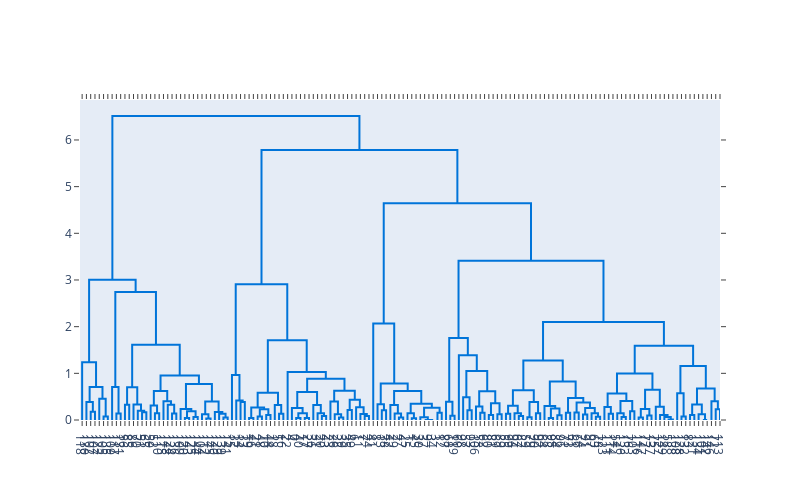

Source (notebook cell):
### Code cell
# Create the dendrogram
fig = ff.create_dendrogram(df_iris_pca, color_threshold=0)
fig.update_layout(width=800, height=500)
fig.show()

### Figure 1 — Plotly figure (JSON) as saved in the notebook; plotly's stock layout.template omitted (floating-point values rounded to 4 significant figures; data arrays with more than 128 entries replaced by an {"elided": "..."} marker saying what was removed)
{"data": [{"hoverinfo": "text", "marker": {"color": "rgb(0,116,217)"}, "mode": "lines", "type": "scatter", "x": [25, 25, 35, 35], "xaxis": "x", "y": [0, 0.1742, 0.1742, 0], "yaxis": "y"}, {"hoverinfo": "text", "marker": {"color": "rgb(0,116,217)"}, "mode": "lines", "type": "scatter", "x": [15, 15, 30, 30], "xaxis": "x", "y": [0, 0.3837, 0.3837, 0.1742], "yaxis": "y"}, {"hoverinfo": "text", "marker": {"color": "rgb(0,116,217)"}, "mode": "lines", "type": "scatter", "x": [55, 55, 65, 65], "xaxis": "x", "y": [0, 0.07319, 0.07319, 0], "yaxis": "y"}, {"hoverinfo": "text", "marker": {"color": "rgb(0,116,217)"}, "mode": "lines", "type": "scatter", "x": [45, 45, 60, 60], "xaxis": "x", "y": [0, 0.4574, 0.4574, 0.07319], "yaxis": "y"}, {"hoverinfo": "text", "marker": {"color": "rgb(0,116,217)"}, "mode": "lines", "type": "scatter", "x": [22.5, 22.5, 52.5, 52.5], "xaxis": "x", "y": [0.3837, 0.7092, 0.7092, 0.4574], "yaxis": "y"}, {"hoverinfo": "text", "marker": {"color": "rgb(0,116,217)"}, "mode": "lines", "type": "scatter", "x": [5, 5, 37.5, 37.5], "xaxis": "x", "y": [0, 1.235, 1.235, 0.7092], "yaxis": "y"}, {"hoverinfo": "text", "marker": {"color": "rgb(0,116,217)"}, "mode": "lines", "type": "scatter", "x": [85, 85, 95, 95], "xaxis": "x", "y": [0, 0.1398, 0.1398, 0], "yaxis": "y"}, {"hoverinfo": "text", "marker": {"color": "rgb(0,116,217)"}, "mode": "lines", "type": "scatter", "x": [75, 75, 90, 90], "xaxis": "x", "y": [0, 0.7064, 0.7064, 0.1398], "yaxis": "y"}, {"hoverinfo": "text", "marker": {"color": "rgb(0,116,217)"}, "mode": "lines", "type": "scatter", "x": [105, 105, 115, 115], "xaxis": "x", "y": [0, 0.326, 0.326, 0], "yaxis": "y"}, {"hoverinfo": "text", "marker": {"color": "rgb(0,116,217)"}, "mode": "lines", "type": "scatter", "x": [145, 145, 155, 155], "xaxis": "x", "y": [0, 0.1686, 0.1686, 0], "yaxis": "y"}, {"hoverinfo": "text", "marker": {"color": "rgb(0,116,217)"}, "mode": "lines", "type": "scatter", "x": [135, 135, 150, 150], "xaxis": "x", "y": [0, 0.1963, 0.1963, 0.1686], "yaxis": "y"}, {"hoverinfo": "text", "marker": {"color": "rgb(0,116,217)"}, "mode": "lines", "type": "scatter", "x": [125, 125, 142.5, 142.5], "xaxis": "x", "y": [0, 0.3334, 0.3334, 0.1963], "yaxis": "y"}, {"hoverinfo": "text", "marker": {"color": "rgb(0,116,217)"}, "mode": "lines", "type": "scatter", "x": [110, 110, 133.8, 133.8], "xaxis": "x", "y": [0.326, 0.7017, 0.7017, 0.3334], "yaxis": "y"}, {"hoverinfo": "text", "marker": {"color": "rgb(0,116,217)"}, "mode": "lines", "type": "scatter", "x": [175, 175, 185, 185], "xaxis": "x", "y": [0, 0.1469, 0.1469, 0], "yaxis": "y"}, {"hoverinfo": "text", "marker": {"color": "rgb(0,116,217)"}, "mode": "lines", "type": "scatter", "x": [165, 165, 180, 180], "xaxis": "x", "y": [0, 0.3118, 0.3118, 0.1469], "yaxis": "y"}, {"hoverinfo": "text", "marker": {"color": "rgb(0,116,217)"}, "mode": "lines", "type": "scatter", "x": [215, 215, 225, 225], "xaxis": "x", "y": [0, 0.1371, 0.1371, 0], "yaxis": "y"}, {"hoverinfo": "text", "marker": {"color": "rgb(0,116,217)"}, "mode": "lines", "type": "scatter", "x": [205, 205, 220, 220], "xaxis": "x", "y": [0, 0.3279, 0.3279, 0.1371], "yaxis": "y"}, {"hoverinfo": "text", "marker": {"color": "rgb(0,116,217)"}, "mode": "lines", "type": "scatter", "x": [195, 195, 212.5, 212.5], "xaxis": "x", "y": [0, 0.4019, 0.4019, 0.3279], "yaxis": "y"}, {"hoverinfo": "text", "marker": {"color": "rgb(0,116,217)"}, "mode": "lines", "type": "scatter", "x": [172.5, 172.5, 203.8, 203.8], "xaxis": "x", "y": [0.3118, 0.619, 0.619, 0.4019], "yaxis": "y"}, {"hoverinfo": "text", "marker": {"color": "rgb(0,116,217)"}, "mode": "lines", "type": "scatter", "x": [245, 245, 255, 255], "xaxis": "x", "y": [0, 0.04281, 0.04281, 0], "yaxis": "y"}, {"hoverinfo": "text", "marker": {"color": "rgb(0,116,217)"}, "mode": "lines", "type": "scatter", "x": [265, 265, 275, 275], "xaxis": "x", "y": [0, 0.06307, 0.06307, 0], "yaxis": "y"}, {"hoverinfo": "text", "marker": {"color": "rgb(0,116,217)"}, "mode": "lines", "type": "scatter", "x": [250, 250, 270, 270], "xaxis": "x", "y": [0.04281, 0.1885, 0.1885, 0.06307], "yaxis": "y"}, {"hoverinfo": "text", "marker": {"color": "rgb(0,116,217)"}, "mode": "lines", "type": "scatter", "x": [235, 235, 260, 260], "xaxis": "x", "y": [0, 0.2345, 0.2345, 0.1885], "yaxis": "y"}, {"hoverinfo": "text", "marker": {"color": "rgb(0,116,217)"}, "mode": "lines", "type": "scatter", "x": [295, 295, 305, 305], "xaxis": "x", "y": [0, 0.03437, 0.03437, 0], "yaxis": "y"}, {"hoverinfo": "text", "marker": {"color": "rgb(0,116,217)"}, "mode": "lines", "type": "scatter", "x": [285, 285, 300, 300], "xaxis": "x", "y": [0, 0.1242, 0.1242, 0.03437], "yaxis": "y"}, {"hoverinfo": "text", "marker": {"color": "rgb(0,116,217)"}, "mode": "lines", "type": "scatter", "x": [335, 335, 345, 345], "xaxis": "x", "y": [0, 0.0514, 0.0514, 0], "yaxis": "y"}, {"hoverinfo": "text", "marker": {"color": "rgb(0,116,217)"}, "mode": "lines", "type": "scatter", "x": [325, 325, 340, 340], "xaxis": "x", "y": [0, 0.1362, 0.1362, 0.0514], "yaxis": "y"}, {"hoverinfo": "text", "marker": {"color": "rgb(0,116,217)"}, "mode": "lines", "type": "scatter", "x": [315, 315, 332.5, 332.5], "xaxis": "x", "y": [0, 0.174, 0.174, 0.1362], "yaxis": "y"}, {"hoverinfo": "text", "marker": {"color": "rgb(0,116,217)"}, "mode": "lines", "type": "scatter", "x": [292.5, 292.5, 323.8, 323.8], "xaxis": "x", "y": [0.1242, 0.3964, 0.3964, 0.174], "yaxis": "y"}, {"hoverinfo": "text", "marker": {"color": "rgb(0,116,217)"}, "mode": "lines", "type": "scatter", "x": [247.5, 247.5, 308.1, 308.1], "xaxis": "x", "y": [0.2345, 0.7691, 0.7691, 0.3964], "yaxis": "y"}, {"hoverinfo": "text", "marker": {"color": "rgb(0,116,217)"}, "mode": "lines", "type": "scatter", "x": [188.1, 188.1, 277.8, 277.8], "xaxis": "x", "y": [0.619, 0.9543, 0.9543, 0.7691], "yaxis": "y"}, {"hoverinfo": "text", "marker": {"color": "rgb(0,116,217)"}, "mode": "lines", "type": "scatter", "x": [121.9, 121.9, 233.0, 233.0], "xaxis": "x", "y": [0.7017, 1.612, 1.612, 0.9543], "yaxis": "y"}, {"hoverinfo": "text", "marker": {"color": "rgb(0,116,217)"}, "mode": "lines", "type": "scatter", "x": [82.5, 82.5, 177.4, 177.4], "xaxis": "x", "y": [0.7064, 2.744, 2.744, 1.612], "yaxis": "y"}, {"hoverinfo": "text", "marker": {"color": "rgb(0,116,217)"}, "mode": "lines", "type": "scatter", "x": [21.25, 21.25, 130.0, 130.0], "xaxis": "x", "y": [1.235, 3.002, 3.002, 2.744], "yaxis": "y"}, {"hoverinfo": "text", "marker": {"color": "rgb(0,116,217)"}, "mode": "lines", "type": "scatter", "x": [375, 375, 385, 385], "xaxis": "x", "y": [0, 0.3842, 0.3842, 0], "yaxis": "y"}, {"hoverinfo": "text", "marker": {"color": "rgb(0,116,217)"}, "mode": "lines", "type": "scatter", "x": [365, 365, 380, 380], "xaxis": "x", "y": [0, 0.4204, 0.4204, 0.3842], "yaxis": "y"}, {"hoverinfo": "text", "marker": {"color": "rgb(0,116,217)"}, "mode": "lines", "type": "scatter", "x": [355, 355, 372.5, 372.5], "xaxis": "x", "y": [0, 0.9625, 0.9625, 0.4204], "yaxis": "y"}, {"hoverinfo": "text", "marker": {"color": "rgb(0,116,217)"}, "mode": "lines", "type": "scatter", "x": [395, 395, 405, 405], "xaxis": "x", "y": [0, 0.04197, 0.04197, 0], "yaxis": "y"}, {"hoverinfo": "text", "marker": {"color": "rgb(0,116,217)"}, "mode": "lines", "type": "scatter", "x": [415, 415, 425, 425], "xaxis": "x", "y": [0, 0.07631, 0.07631, 0], "yaxis": "y"}, {"hoverinfo": "text", "marker": {"color": "rgb(0,116,217)"}, "mode": "lines", "type": "scatter", "x": [435, 435, 445, 445], "xaxis": "x", "y": [0, 0.1052, 0.1052, 0], "yaxis": "y"}, {"hoverinfo": "text", "marker": {"color": "rgb(0,116,217)"}, "mode": "lines", "type": "scatter", "x": [420, 420, 440, 440], "xaxis": "x", "y": [0.07631, 0.2303, 0.2303, 0.1052], "yaxis": "y"}, {"hoverinfo": "text", "marker": {"color": "rgb(0,116,217)"}, "mode": "lines", "type": "scatter", "x": [400, 400, 430, 430], "xaxis": "x", "y": [0.04197, 0.2655, 0.2655, 0.2303], "yaxis": "y"}, {"hoverinfo": "text", "marker": {"color": "rgb(0,116,217)"}, "mode": "lines", "type": "scatter", "x": [465, 465, 475, 475], "xaxis": "x", "y": [0, 0.1323, 0.1323, 0], "yaxis": "y"}, {"hoverinfo": "text", "marker": {"color": "rgb(0,116,217)"}, "mode": "lines", "type": "scatter", "x": [455, 455, 470, 470], "xaxis": "x", "y": [0, 0.3195, 0.3195, 0.1323], "yaxis": "y"}, {"hoverinfo": "text", "marker": {"color": "rgb(0,116,217)"}, "mode": "lines", "type": "scatter", "x": [415, 415, 462.5, 462.5], "xaxis": "x", "y": [0.2655, 0.5818, 0.5818, 0.3195], "yaxis": "y"}, {"hoverinfo": "text", "marker": {"color": "rgb(0,116,217)"}, "mode": "lines", "type": "scatter", "x": [505, 505, 515, 515], "xaxis": "x", "y": [0, 0.04365, 0.04365, 0], "yaxis": "y"}, {"hoverinfo": "text", "marker": {"color": "rgb(0,116,217)"}, "mode": "lines", "type": "scatter", "x": [525, 525, 535, 535], "xaxis": "x", "y": [0, 0.04365, 0.04365, 0], "yaxis": "y"}, {"hoverinfo": "text", "marker": {"color": "rgb(0,116,217)"}, "mode": "lines", "type": "scatter", "x": [510, 510, 530, 530], "xaxis": "x", "y": [0.04365, 0.1451, 0.1451, 0.04365], "yaxis": "y"}, {"hoverinfo": "text", "marker": {"color": "rgb(0,116,217)"}, "mode": "lines", "type": "scatter", "x": [495, 495, 520, 520], "xaxis": "x", "y": [0, 0.2553, 0.2553, 0.1451], "yaxis": "y"}, {"hoverinfo": "text", "marker": {"color": "rgb(0,116,217)"}, "mode": "lines", "type": "scatter", "x": [565, 565, 575, 575], "xaxis": "x", "y": [0, 0.08338, 0.08338, 0], "yaxis": "y"}, {"hoverinfo": "text", "marker": {"color": "rgb(0,116,217)"}, "mode": "lines", "type": "scatter", "x": [555, 555, 570, 570], "xaxis": "x", "y": [0, 0.1422, 0.1422, 0.08338], "yaxis": "y"}, {"hoverinfo": "text", "marker": {"color": "rgb(0,116,217)"}, "mode": "lines", "type": "scatter", "x": [545, 545, 562.5, 562.5], "xaxis": "x", "y": [0, 0.3203, 0.3203, 0.1422], "yaxis": "y"}, {"hoverinfo": "text", "marker": {"color": "rgb(0,116,217)"}, "mode": "lines", "type": "scatter", "x": [507.5, 507.5, 553.8, 553.8], "xaxis": "x", "y": [0.2553, 0.6023, 0.6023, 0.3203], "yaxis": "y"}, {"hoverinfo": "text", "marker": {"color": "rgb(0,116,217)"}, "mode": "lines", "type": "scatter", "x": [605, 605, 615, 615], "xaxis": "x", "y": [0, 0.05332, 0.05332, 0], "yaxis": "y"}, {"hoverinfo": "text", "marker": {"color": "rgb(0,116,217)"}, "mode": "lines", "type": "scatter", "x": [595, 595, 610, 610], "xaxis": "x", "y": [0, 0.1215, 0.1215, 0.05332], "yaxis": "y"}, {"hoverinfo": "text", "marker": {"color": "rgb(0,116,217)"}, "mode": "lines", "type": "scatter", "x": [585, 585, 602.5, 602.5], "xaxis": "x", "y": [0, 0.3965, 0.3965, 0.1215], "yaxis": "y"}, {"hoverinfo": "text", "marker": {"color": "rgb(0,116,217)"}, "mode": "lines", "type": "scatter", "x": [625, 625, 635, 635], "xaxis": "x", "y": [0, 0.2166, 0.2166, 0], "yaxis": "y"}, {"hoverinfo": "text", "marker": {"color": "rgb(0,116,217)"}, "mode": "lines", "type": "scatter", "x": [665, 665, 675, 675], "xaxis": "x", "y": [0, 0.08561, 0.08561, 0], "yaxis": "y"}, {"hoverinfo": "text", "marker": {"color": "rgb(0,116,217)"}, "mode": "lines", "type": "scatter", "x": [655, 655, 670, 670], "xaxis": "x", "y": [0, 0.1291, 0.1291, 0.08561], "yaxis": "y"}, {"hoverinfo": "text", "marker": {"color": "rgb(0,116,217)"}, "mode": "lines", "type": "scatter", "x": [645, 645, 662.5, 662.5], "xaxis": "x", "y": [0, 0.2736, 0.2736, 0.1291], "yaxis": "y"}, {"hoverinfo": "text", "marker": {"color": "rgb(0,116,217)"}, "mode": "lines", "type": "scatter", "x": [630, 630, 653.8, 653.8], "xaxis": "x", "y": [0.2166, 0.4325, 0.4325, 0.2736], "yaxis": "y"}, {"hoverinfo": "text", "marker": {"color": "rgb(0,116,217)"}, "mode": "lines", "type": "scatter", "x": [593.8, 593.8, 641.9, 641.9], "xaxis": "x", "y": [0.3965, 0.6261, 0.6261, 0.4325], "yaxis": "y"}, {"hoverinfo": "text", "marker": {"color": "rgb(0,116,217)"}, "mode": "lines", "type": "scatter", "x": [530.6, 530.6, 617.8, 617.8], "xaxis": "x", "y": [0.6023, 0.8851, 0.8851, 0.6261], "yaxis": "y"}, {"hoverinfo": "text", "marker": {"color": "rgb(0,116,217)"}, "mode": "lines", "type": "scatter", "x": [485, 485, 574.2, 574.2], "xaxis": "x", "y": [0, 1.028, 1.028, 0.8851], "yaxis": "y"}, {"hoverinfo": "text", "marker": {"color": "rgb(0,116,217)"}, "mode": "lines", "type": "scatter", "x": [438.8, 438.8, 529.6, 529.6], "xaxis": "x", "y": [0.5818, 1.709, 1.709, 1.028], "yaxis": "y"}, {"hoverinfo": "text", "marker": {"color": "rgb(0,116,217)"}, "mode": "lines", "type": "scatter", "x": [363.8, 363.8, 484.2, 484.2], "xaxis": "x", "y": [0.9625, 2.907, 2.907, 1.709], "yaxis": "y"}, {"hoverinfo": "text", "marker": {"color": "rgb(0,116,217)"}, "mode": "lines", "type": "scatter", "x": [705, 705, 715, 715], "xaxis": "x", "y": [0, 0.2113, 0.2113, 0], "yaxis": "y"}, {"hoverinfo": "text", "marker": {"color": "rgb(0,116,217)"}, "mode": "lines", "type": "scatter", "x": [695, 695, 710, 710], "xaxis": "x", "y": [0, 0.3366, 0.3366, 0.2113], "yaxis": "y"}, {"hoverinfo": "text", "marker": {"color": "rgb(0,116,217)"}, "mode": "lines", "type": "scatter", "x": [745, 745, 755, 755], "xaxis": "x", "y": [0, 0.05332, 0.05332, 0], "yaxis": "y"}, {"hoverinfo": "text", "marker": {"color": "rgb(0,116,217)"}, "mode": "lines", "type": "scatter", "x": [735, 735, 750, 750], "xaxis": "x", "y": [0, 0.1378, 0.1378, 0.05332], "yaxis": "y"}, {"hoverinfo": "text", "marker": {"color": "rgb(0,116,217)"}, "mode": "lines", "type": "scatter", "x": [725, 725, 742.5, 742.5], "xaxis": "x", "y": [0, 0.3207, 0.3207, 0.1378], "yaxis": "y"}, {"hoverinfo": "text", "marker": {"color": "rgb(0,116,217)"}, "mode": "lines", "type": "scatter", "x": [775, 775, 785, 785], "xaxis": "x", "y": [0, 0.03815, 0.03815, 0], "yaxis": "y"}, {"hoverinfo": "text", "marker": {"color": "rgb(0,116,217)"}, "mode": "lines", "type": "scatter", "x": [765, 765, 780, 780], "xaxis": "x", "y": [0, 0.1451, 0.1451, 0.03815], "yaxis": "y"}, {"hoverinfo": "text", "marker": {"color": "rgb(0,116,217)"}, "mode": "lines", "type": "scatter", "x": [815, 815, 825, 825], "xaxis": "x", "y": [0, 0, 0, 0], "yaxis": "y"}, {"hoverinfo": "text", "marker": {"color": "rgb(0,116,217)"}, "mode": "lines", "type": "scatter", "x": [805, 805, 820, 820], "xaxis": "x", "y": [0, 0, 0, 0], "yaxis": "y"}, {"hoverinfo": "text", "marker": {"color": "rgb(0,116,217)"}, "mode": "lines", "type": "scatter", "x": [795, 795, 812.5, 812.5], "xaxis": "x", "y": [0, 0.05651, 0.05651, 0], "yaxis": "y"}, {"hoverinfo": "text", "marker": {"color": "rgb(0,116,217)"}, "mode": "lines", "type": "scatter", "x": [835, 835, 845, 845], "xaxis": "x", "y": [0, 0.1559, 0.1559, 0], "yaxis": "y"}, {"hoverinfo": "text", "marker": {"color": "rgb(0,116,217)"}, "mode": "lines", "type": "scatter", "x": [803.8, 803.8, 840, 840], "xaxis": "x", "y": [0.05651, 0.2629, 0.2629, 0.1559], "yaxis": "y"}, {"hoverinfo": "text", "marker": {"color": "rgb(0,116,217)"}, "mode": "lines", "type": "scatter", "x": [772.5, 772.5, 821.9, 821.9], "xaxis": "x", "y": [0.1451, 0.3487, 0.3487, 0.2629], "yaxis": "y"}, {"hoverinfo": "text", "marker": {"color": "rgb(0,116,217)"}, "mode": "lines", "type": "scatter", "x": [733.8, 733.8, 797.2, 797.2], "xaxis": "x", "y": [0.3207, 0.6203, 0.6203, 0.3487], "yaxis": "y"}, {"hoverinfo": "text", "marker": {"color": "rgb(0,116,217)"}, "mode": "lines", "type": "scatter", "x": [702.5, 702.5, 765.5, 765.5], "xaxis": "x", "y": [0.3366, 0.7837, 0.7837, 0.6203], "yaxis": "y"}, {"hoverinfo": "text", "marker": {"color": "rgb(0,116,217)"}, "mode": "lines", "type": "scatter", "x": [685, 685, 734.0, 734.0], "xaxis": "x", "y": [0, 2.07, 2.07, 0.7837], "yaxis": "y"}, {"hoverinfo": "text", "marker": {"color": "rgb(0,116,217)"}, "mode": "lines", "type": "scatter", "x": [865, 865, 875, 875], "xaxis": "x", "y": [0, 0.09268, 0.09268, 0], "yaxis": "y"}, {"hoverinfo": "text", "marker": {"color": "rgb(0,116,217)"}, "mode": "lines", "type": "scatter", "x": [855, 855, 870, 870], "xaxis": "x", "y": [0, 0.3915, 0.3915, 0.09268], "yaxis": "y"}, {"hoverinfo": "text", "marker": {"color": "rgb(0,116,217)"}, "mode": "lines", "type": "scatter", "x": [905, 905, 915, 915], "xaxis": "x", "y": [0, 0.2098, 0.2098, 0], "yaxis": "y"}, {"hoverinfo": "text", "marker": {"color": "rgb(0,116,217)"}, "mode": "lines", "type": "scatter", "x": [895, 895, 910, 910], "xaxis": "x", "y": [0, 0.4857, 0.4857, 0.2098], "yaxis": "y"}, {"hoverinfo": "text", "marker": {"color": "rgb(0,116,217)"}, "mode": "lines", "type": "scatter", "x": [935, 935, 945, 945], "xaxis": "x", "y": [0, 0.155, 0.155, 0], "yaxis": "y"}, {"hoverinfo": "text", "marker": {"color": "rgb(0,116,217)"}, "mode": "lines", "type": "scatter", "x": [925, 925, 940, 940], "xaxis": "x", "y": [0, 0.2872, 0.2872, 0.155], "yaxis": "y"}, {"hoverinfo": "text", "marker": {"color": "rgb(0,116,217)"}, "mode": "lines", "type": "scatter", "x": [955, 955, 965, 965], "xaxis": "x", "y": [0, 0.1079, 0.1079, 0], "yaxis": "y"}, {"hoverinfo": "text", "marker": {"color": "rgb(0,116,217)"}, "mode": "lines", "type": "scatter", "x": [975, 975, 985, 985], "xaxis": "x", "y": [0, 0.1215, 0.1215, 0], "yaxis": "y"}, {"hoverinfo": "text", "marker": {"color": "rgb(0,116,217)"}, "mode": "lines", "type": "scatter", "x": [960, 960, 980, 980], "xaxis": "x", "y": [0.1079, 0.3572, 0.3572, 0.1215], "yaxis": "y"}, {"hoverinfo": "text", "marker": {"color": "rgb(0,116,217)"}, "mode": "lines", "type": "scatter", "x": [932.5, 932.5, 970, 970], "xaxis": "x", "y": [0.2872, 0.6133, 0.6133, 0.3572], "yaxis": "y"}, {"hoverinfo": "text", "marker": {"color": "rgb(0,116,217)"}, "mode": "lines", "type": "scatter", "x": [902.5, 902.5, 951.2, 951.2], "xaxis": "x", "y": [0.4857, 1.052, 1.052, 0.6133], "yaxis": "y"}, {"hoverinfo": "text", "marker": {"color": "rgb(0,116,217)"}, "mode": "lines", "type": "scatter", "x": [885, 885, 926.9, 926.9], "xaxis": "x", "y": [0, 1.387, 1.387, 1.052], "yaxis": "y"}, {"hoverinfo": "text", "marker": {"color": "rgb(0,116,217)"}, "mode": "lines", "type": "scatter", "x": [862.5, 862.5, 905.9, 905.9], "xaxis": "x", "y": [0.3915, 1.757, 1.757, 1.387], "yaxis": "y"}, {"hoverinfo": "text", "marker": {"color": "rgb(0,116,217)"}, "mode": "lines", "type": "scatter", "x": [995, 995, 1005, 1005], "xaxis": "x", "y": [0, 0.1323, 0.1323, 0], "yaxis": "y"}, {"hoverinfo": "text", "marker": {"color": "rgb(0,116,217)"}, "mode": "lines", "type": "scatter", "x": [1025, 1025, 1035, 1035], "xaxis": "x", "y": [0, 0.08393, 0.08393, 0], "yaxis": "y"}, {"hoverinfo": "text", "marker": {"color": "rgb(0,116,217)"}, "mode": "lines", "type": "scatter", "x": [1015, 1015, 1030, 1030], "xaxis": "x", "y": [0, 0.1442, 0.1442, 0.08393], "yaxis": "y"}, {"hoverinfo": "text", "marker": {"color": "rgb(0,116,217)"}, "mode": "lines", "type": "scatter", "x": [1000, 1000, 1022.0, 1022.0], "xaxis": "x", "y": [0.1323, 0.3054, 0.3054, 0.1442], "yaxis": "y"}, {"hoverinfo": "text", "marker": {"color": "rgb(0,116,217)"}, "mode": "lines", "type": "scatter", "x": [1045, 1045, 1055, 1055], "xaxis": "x", "y": [0, 0.05919, 0.05919, 0], "yaxis": "y"}, {"hoverinfo": "text", "marker": {"color": "rgb(0,116,217)"}, "mode": "lines", "type": "scatter", "x": [1065, 1065, 1075, 1075], "xaxis": "x", "y": [0, 0.1427, 0.1427, 0], "yaxis": "y"}, {"hoverinfo": "text", "marker": {"color": "rgb(0,116,217)"}, "mode": "lines", "type": "scatter", "x": [1050, 1050, 1070, 1070], "xaxis": "x", "y": [0.05919, 0.3834, 0.3834, 0.1427], "yaxis": "y"}, {"hoverinfo": "text", "marker": {"color": "rgb(0,116,217)"}, "mode": "lines", "type": "scatter", "x": [1011.0, 1011.0, 1060, 1060], "xaxis": "x", "y": [0.3054, 0.6354, 0.6354, 0.3834], "yaxis": "y"}, {"hoverinfo": "text", "marker": {"color": "rgb(0,116,217)"}, "mode": "lines", "type": "scatter", "x": [1095, 1095, 1105, 1105], "xaxis": "x", "y": [0, 0.04365, 0.04365, 0], "yaxis": "y"}, {"hoverinfo": "text", "marker": {"color": "rgb(0,116,217)"}, "mode": "lines", "type": "scatter", "x": [1115, 1115, 1125, 1125], "xaxis": "x", "y": [0, 0.09968, 0.09968, 0], "yaxis": "y"}, {"hoverinfo": "text", "marker": {"color": "rgb(0,116,217)"}, "mode": "lines", "type": "scatter", "x": [1100, 1100, 1120, 1120], "xaxis": "x", "y": [0.04365, 0.2461, 0.2461, 0.09968], "yaxis": "y"}, {"hoverinfo": "text", "marker": {"color": "rgb(0,116,217)"}, "mode": "lines", "type": "scatter", "x": [1085, 1085, 1110, 1110], "xaxis": "x", "y": [0, 0.3, 0.3, 0.2461], "yaxis": "y"}, {"hoverinfo": "text", "marker": {"color": "rgb(0,116,217)"}, "mode": "lines", "type": "scatter", "x": [1135, 1135, 1145, 1145], "xaxis": "x", "y": [0, 0.157, 0.157, 0], "yaxis": "y"}, {"hoverinfo": "text", "marker": {"color": "rgb(0,116,217)"}, "mode": "lines", "type": "scatter", "x": [1155, 1155, 1165, 1165], "xaxis": "x", "y": [0, 0.16, 0.16, 0], "yaxis": "y"}, {"hoverinfo": "text", "marker": {"color": "rgb(0,116,217)"}, "mode": "lines", "type": "scatter", "x": [1175, 1175, 1185, 1185], "xaxis": "x", "y": [0, 0.1194, 0.1194, 0], "yaxis": "y"}, {"hoverinfo": "text", "marker": {"color": "rgb(0,116,217)"}, "mode": "lines", "type": "scatter", "x": [1205, 1205, 1215, 1215], "xaxis": "x", "y": [0, 0.0674, 0.0674, 0], "yaxis": "y"}, {"hoverinfo": "text", "marker": {"color": "rgb(0,116,217)"}, "mode": "lines", "type": "scatter", "x": [1195, 1195, 1210, 1210], "xaxis": "x", "y": [0, 0.1467, 0.1467, 0.0674], "yaxis": "y"}, {"hoverinfo": "text", "marker": {"color": "rgb(0,116,217)"}, "mode": "lines", "type": "scatter", "x": [1180, 1180, 1202.0, 1202.0], "xaxis": "x", "y": [0.1194, 0.2549, 0.2549, 0.1467], "yaxis": "y"}, {"hoverinfo": "text", "marker": {"color": "rgb(0,116,217)"}, "mode": "lines", "type": "scatter", "x": [1160, 1160, 1191.0, 1191.0], "xaxis": "x", "y": [0.16, 0.3747, 0.3747, 0.2549], "yaxis": "y"}, {"hoverinfo": "text", "marker": {"color": "rgb(0,116,217)"}, "mode": "lines", "type": "scatter", "x": [1140, 1140, 1176.0, 1176.0], "xaxis": "x", "y": [0.157, 0.4691, 0.4691, 0.3747], "yaxis": "y"}, {"hoverinfo": "text", "marker": {"color": "rgb(0,116,217)"}, "mode": "lines", "type": "scatter", "x": [1098.0, 1098.0, 1158.0, 1158.0], "xaxis": "x", "y": [0.3, 0.825, 0.825, 0.4691], "yaxis": "y"}, {"hoverinfo": "text", "marker": {"color": "rgb(0,116,217)"}, "mode": "lines", "type": "scatter", "x": [1036.0, 1036.0, 1128.0, 1128.0], "xaxis": "x", "y": [0.6354, 1.275, 1.275, 0.825], "yaxis": "y"}, {"hoverinfo": "text", "marker": {"color": "rgb(0,116,217)"}, "mode": "lines", "type": "scatter", "x": [1235, 1235, 1245, 1245], "xaxis": "x", "y": [0, 0.1359, 0.1359, 0], "yaxis": "y"}, {"hoverinfo": "text", "marker": {"color": "rgb(0,116,217)"}, "mode": "lines", "type": "scatter", "x": [1225, 1225, 1240, 1240], "xaxis": "x", "y": [0, 0.2761, 0.2761, 0.1359], "yaxis": "y"}, {"hoverinfo": "text", "marker": {"color": "rgb(0,116,217)"}, "mode": "lines", "type": "scatter", "x": [1265, 1265, 1275, 1275], "xaxis": "x", "y": [0, 0.06482, 0.06482, 0], "yaxis": "y"}, {"hoverinfo": "text", "marker": {"color": "rgb(0,116,217)"}, "mode": "lines", "type": "scatter", "x": [1255, 1255, 1270, 1270], "xaxis": "x", "y": [0, 0.1461, 0.1461, 0.06482], "yaxis": "y"}, {"hoverinfo": "text", "marker": {"color": "rgb(0,116,217)"}, "mode": "lines", "type": "scatter", "x": [1285, 1285, 1295, 1295], "xaxis": "x", "y": [0, 0.1873, 0.1873, 0], "yaxis": "y"}, {"hoverinfo": "text", "marker": {"color": "rgb(0,116,217)"}, "mode": "lines", "type": "scatter", "x": [1262.0, 1262.0, 1290, 1290], "xaxis": "x", "y": [0.1461, 0.4095, 0.4095, 0.1873], "yaxis": "y"}, {"hoverinfo": "text", "marker": {"color": "rgb(0,116,217)"}, "mode": "lines", "type": "scatter", "x": [1232.0, 1232.0, 1276.0, 1276.0], "xaxis": "x", "y": [0.2761, 0.5692, 0.5692, 0.4095], "yaxis": "y"}, {"hoverinfo": "text", "marker": {"color": "rgb(0,116,217)"}, "mode": "lines", "type": "scatter", "x": [1305, 1305, 1315, 1315], "xaxis": "x", "y": [0, 0.0514, 0.0514, 0], "yaxis": "y"}, {"hoverinfo": "text", "marker": {"color": "rgb(0,116,217)"}, "mode": "lines", "type": "scatter", "x": [1325, 1325, 1335, 1335], "xaxis": "x", "y": [0, 0.0941, 0.0941, 0], "yaxis": "y"}, {"hoverinfo": "text", "marker": {"color": "rgb(0,116,217)"}, "mode": "lines", "type": "scatter", "x": [1310, 1310, 1330, 1330], "xaxis": "x", "y": [0.0514, 0.2332, 0.2332, 0.0941], "yaxis": "y"}, {"hoverinfo": "text", "marker": {"color": "rgb(0,116,217)"}, "mode": "lines", "type": "scatter", "x": [1375, 1375, 1385, 1385], "xaxis": "x", "y": [0, 0.01145, 0.01145, 0], "yaxis": "y"}, {"hoverinfo": "text", "marker": {"color": "rgb(0,116,217)"}, "mode": "lines", "type": "scatter", "x": [1365, 1365, 1380, 1380], "xaxis": "x", "y": [0, 0.06215, 0.06215, 0.01145], "yaxis": "y"}, {"hoverinfo": "text", "marker": {"color": "rgb(0,116,217)"}, "mode": "lines", "type": "scatter", "x": [1355, 1355, 1372.0, 1372.0], "xaxis": "x", "y": [0, 0.1069, 0.1069, 0.06215], "yaxis": "y"}, {"hoverinfo": "text", "marker": {"color": "rgb(0,116,217)"}, "mode": "lines", "type": "scatter", "x": [1345, 1345, 1364.0, 1364.0], "xaxis": "x", "y": [0, 0.2861, 0.2861, 0.1069], "yaxis": "y"}, {"hoverinfo": "text", "marker": {"color": "rgb(0,116,217)"}, "mode": "lines", "type": "scatter", "x": [1320, 1320, 1354.0, 1354.0], "xaxis": "x", "y": [0.2332, 0.6475, 0.6475, 0.2861], "yaxis": "y"}, {"hoverinfo": "text", "marker": {"color": "rgb(0,116,217)"}, "mode": "lines", "type": "scatter", "x": [1254.0, 1254.0, 1337.0, 1337.0], "xaxis": "x", "y": [0.5692, 0.9937, 0.9937, 0.6475], "yaxis": "y"}, {"hoverinfo": "text", "marker": {"color": "rgb(0,116,217)"}, "mode": "lines", "type": "scatter", "x": [1405, 1405, 1415, 1415], "xaxis": "x", "y": [0, 0.07486, 0.07486, 0], "yaxis": "y"}, {"hoverinfo": "text", "marker": {"color": "rgb(0,116,217)"}, "mode": "lines", "type": "scatter", "x": [1395, 1395, 1410, 1410], "xaxis": "x", "y": [0, 0.5728, 0.5728, 0.07486], "yaxis": "y"}, {"hoverinfo": "text", "marker": {"color": "rgb(0,116,217)"}, "mode": "lines", "type": "scatter", "x": [1425, 1425, 1435, 1435], "xaxis": "x", "y": [0, 0.1057, 0.1057, 0], "yaxis": "y"}, {"hoverinfo": "text", "marker": {"color": "rgb(0,116,217)"}, "mode": "lines", "type": "scatter", "x": [1455, 1455, 1465, 1465], "xaxis": "x", "y": [0, 0, 0, 0], "yaxis": "y"}, {"hoverinfo": "text", "marker": {"color": "rgb(0,116,217)"}, "mode": "lines", "type": "scatter", "x": [1445, 1445, 1460, 1460], "xaxis": "x", "y": [0, 0.124, 0.124, 0], "yaxis": "y"}, {"hoverinfo": "text", "marker": {"color": "rgb(0,116,217)"}, "mode": "lines", "type": "scatter", "x": [1430, 1430, 1452.0, 1452.0], "xaxis": "x", "y": [0.1057, 0.3324, 0.3324, 0.124], "yaxis": "y"}, {"hoverinfo": "text", "marker": {"color": "rgb(0,116,217)"}, "mode": "lines", "type": "scatter", "x": [1485, 1485, 1495, 1495], "xaxis": "x", "y": [0, 0.2279, 0.2279, 0], "yaxis": "y"}, {"hoverinfo": "text", "marker": {"color": "rgb(0,116,217)"}, "mode": "lines", "type": "scatter", "x": [1475, 1475, 1490, 1490], "xaxis": "x", "y": [0, 0.4024, 0.4024, 0.2279], "yaxis": "y"}, {"hoverinfo": "text", "marker": {"color": "rgb(0,116,217)"}, "mode": "lines", "type": "scatter", "x": [1441.0, 1441.0, 1482.0, 1482.0], "xaxis": "x", "y": [0.3324, 0.6733, 0.6733, 0.4024], "yaxis": "y"}, {"hoverinfo": "text", "marker": {"color": "rgb(0,116,217)"}, "mode": "lines", "type": "scatter", "x": [1402.0, 1402.0, 1462.0, 1462.0], "xaxis": "x", "y": [0.5728, 1.155, 1.155, 0.6733], "yaxis": "y"}, {"hoverinfo": "text", "marker": {"color": "rgb(0,116,217)"}, "mode": "lines", "type": "scatter", "x": [1296.0, 1296.0, 1432.0, 1432.0], "xaxis": "x", "y": [0.9937, 1.592, 1.592, 1.155], "yaxis": "y"}, {"hoverinfo": "text", "marker": {"color": "rgb(0,116,217)"}, "mode": "lines", "type": "scatter", "x": [1082.0, 1082.0, 1364.0, 1364.0], "xaxis": "x", "y": [1.275, 2.098, 2.098, 1.592], "yaxis": "y"}, {"hoverinfo": "text", "marker": {"color": "rgb(0,116,217)"}, "mode": "lines", "type": "scatter", "x": [884.2, 884.2, 1223.0, 1223.0], "xaxis": "x", "y": [1.757, 3.414, 3.414, 2.098], "yaxis": "y"}, {"hoverinfo": "text", "marker": {"color": "rgb(0,116,217)"}, "mode": "lines", "type": "scatter", "x": [709.5, 709.5, 1054.0, 1054.0], "xaxis": "x", "y": [2.07, 4.646, 4.646, 3.414], "yaxis": "y"}, {"hoverinfo": "text", "marker": {"color": "rgb(0,116,217)"}, "mode": "lines", "type": "scatter", "x": [424.0, 424.0, 881.5, 881.5], "xaxis": "x", "y": [2.907, 5.786, 5.786, 4.646], "yaxis": "y"}, {"hoverinfo": "text", "marker": {"color": "rgb(0,116,217)"}, "mode": "lines", "type": "scatter", "x": [75.61, 75.61, 652.7, 652.7], "xaxis": "x", "y": [3.002, 6.514, 6.514, 5.786], "yaxis": "y"}], "layout": {"autosize": false, "height": 500, "hovermode": "closest", "showlegend": false, "width": 800, "xaxis": {"mirror": "allticks", "rangemode": "tozero", "showgrid": false, "showline": true, "showticklabels": true, "tickmode": "array", "ticks": "outside", "ticktext": {"elided": "150 str values"}, "tickvals": {"elided": "150 int values"}, "type": "linear", "zeroline": false}, "yaxis": {"mirror": "allticks", "rangemode": "tozero", "showgrid": false, "showline": true, "showticklabels": true, "ticks": "outside", "type": "linear", "zeroline": false}}}
